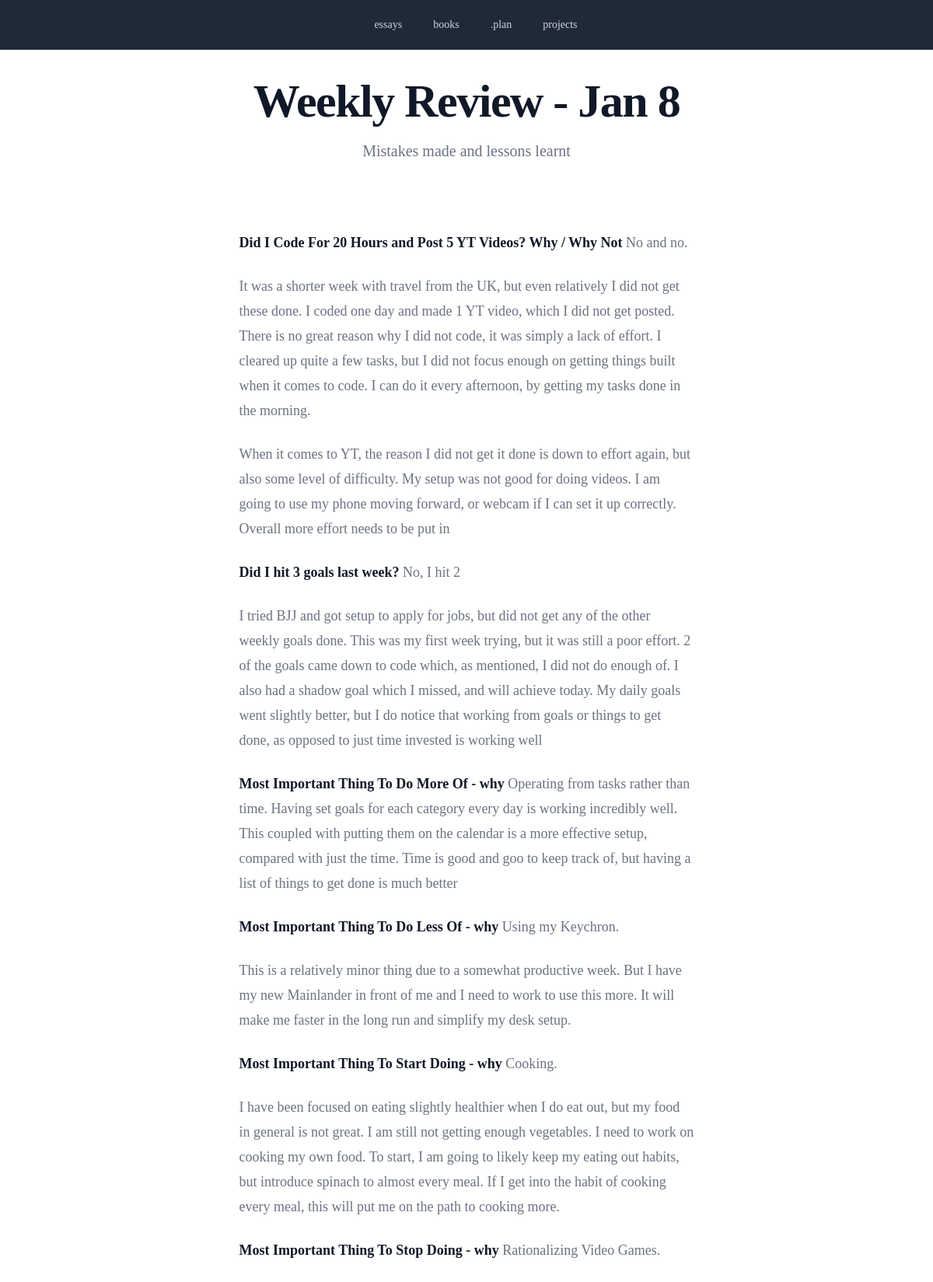
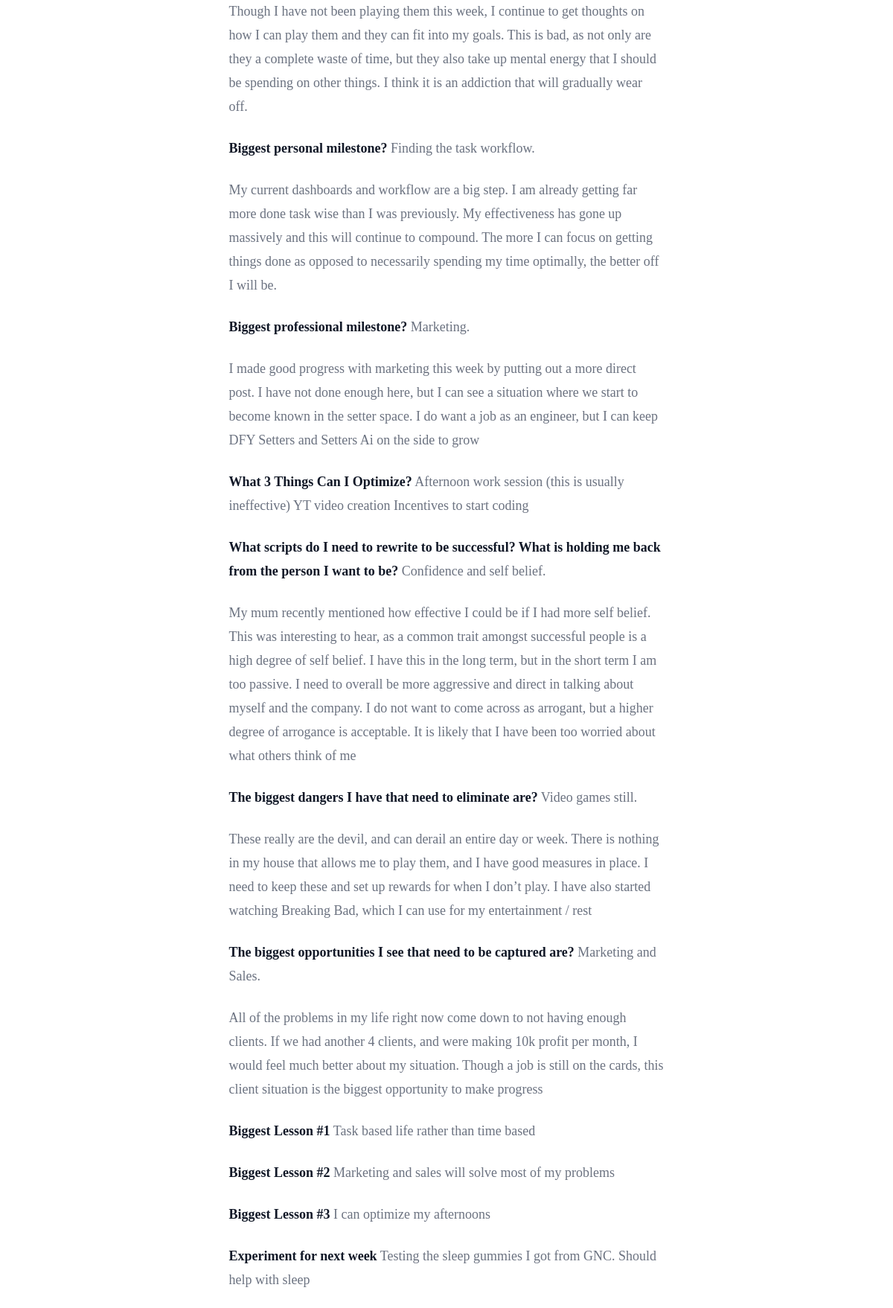
Screenshot of /week_review_jan8/ with the database file from the repository (2 pictures, top to bottom).
### blog/models.py (models this page shows, shortened)
class EssayPost(models.Model):
    title = models.TextField()
    subtitle = models.TextField()
    content = models.TextField()
    create_date = models.DateTimeField()
    slug = models.SlugField(default=title)

### blog/views.py (the view)
# urls.py: path("<slug:slug>/", views.EssayView.as_view(), name="post_detail"),
class EssayView(generic.DetailView):
    model = EssayPost
    template_name = "content.html"

### theme/templates/content.html
{% extends "base.html" %}
{% load markdownify %}
{% block content %}
<body class="bg-gray-50 font-serif leading-normal tracking-normal">
    <div class="bg-white">
        <div class="mx-auto max-w-7xl pt-24 px-6  lg:px-8">
            <div class="text-center">
                <p class="mt-1 text-4xl font-bold tracking-tight text-gray-900 sm:text-5xl lg:text-6xl">
                    {{object.title}}
                </p>
                <p class="mx-auto mt-5 max-w-xl text-xl text-gray-500">{{object.subtitle}}</p>
            </div>
        </div>
    </div>
    <div class="relative overflow-hidden bg-white py-16">
        <div class="relative px-6 lg:px-8">
            <div class="prose prose-lg prose-indigo mx-auto mt-6 text-gray-500">
                {{object.content|markdownify}}
            </div>
        </div>
    </div>
</body>
{%endblock%}

### rows the page displays
EssayPost: title "Weekly Review - Jan 8", subtitle "Mistakes made and lessons learnt", content "Did I Code For 20 Hours and Post 5 YT Videos? Why / Why Not No and no. It was a shorter week with travel from the UK, but even relatively I did not get these done. I coded one day and made 1 YT video, which I did not get posted. There is no great reason why I did not code, it was simply a lack of effort. I cleared up quite a few tasks, but I did not focus enough on getting things built when it comes to code. I can do it every afternoon, by getting my tasks done in the morning. When it comes to YT, the reason I did not get it done is down to effort again, but also some level of difficulty. My setup was not good for doing videos. I am going to use my phone moving forward, or webcam if I can…"
